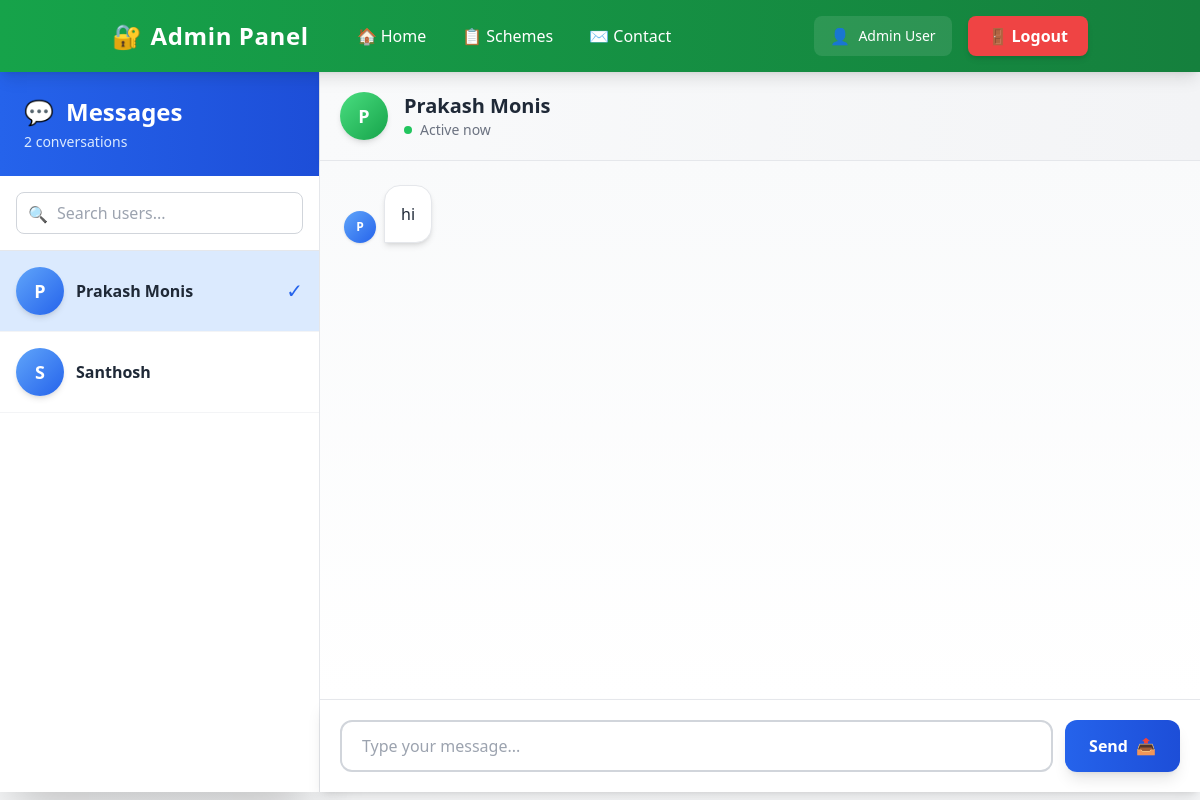
The app's page /admin/messages (signed in), older data.
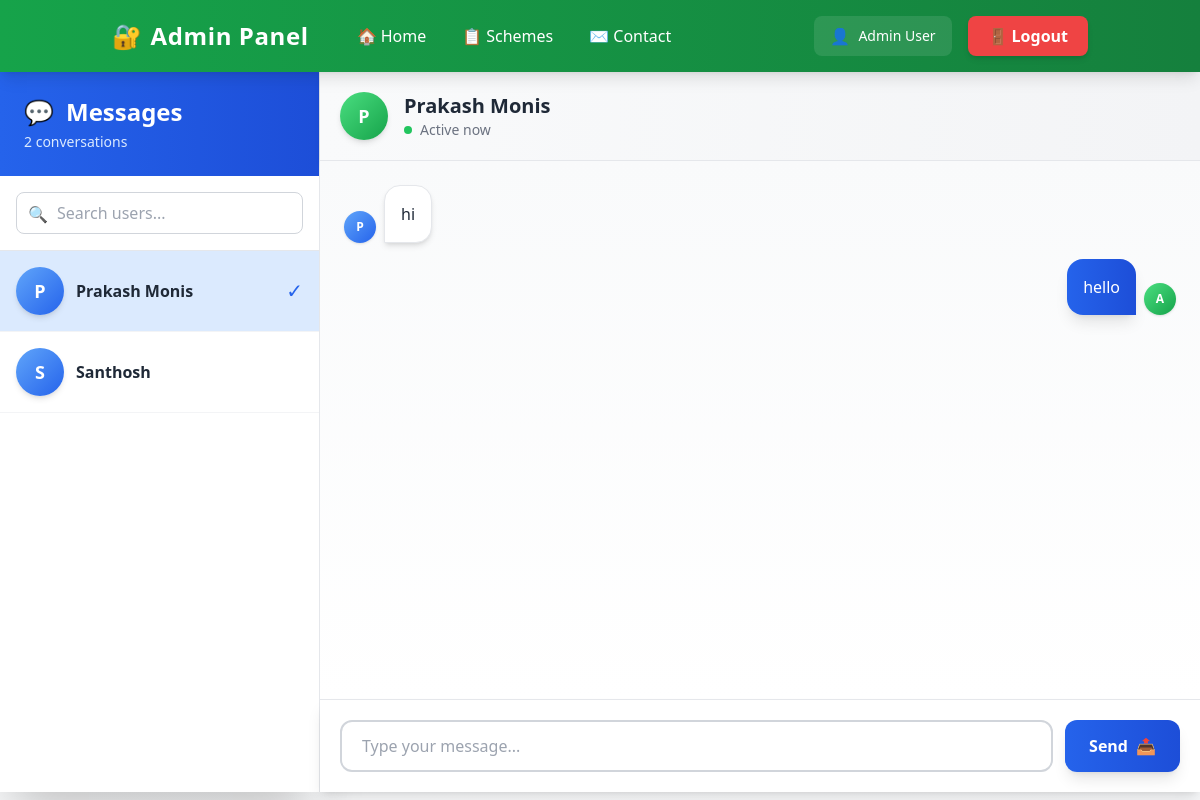
The same page, newer data.
### models.py (models this page shows)
class User(db.Model):
    __tablename__ = "user"
    id = db.Column(db.Integer, primary_key=True)
    name = db.Column(db.String(100), nullable=False)
    email = db.Column(db.String(120), unique=True, nullable=False)
    phone = db.Column(db.String(15), nullable=False)
    password = db.Column(db.String(255), nullable=False)

class ChatMessage(db.Model):
    __tablename__ = "chat_message"
    id = db.Column(db.Integer, primary_key=True)
    user_id = db.Column(db.String(255), nullable=False)  # email or phone or user_id
    sender = db.Column(db.String(50), nullable=False)    # "user" or "admin"
    message = db.Column(db.Text, nullable=False)
    created_at = db.Column(db.DateTime, default=datetime.utcnow)

### admin/routes.py (the view)
@admin_bp.route("/messages", defaults={"user_id": None})
@admin_bp.route("/messages/<user_id>")
@admin_required
def admin_messages(user_id):
    distinct_ids = db.session.query(ChatMessage.user_id).distinct().all()
    users = []
    for uid in distinct_ids:
        u = User.query.get(uid[0])
        users.append({
            "id": uid[0],
            "name": u.name if u else f"User {uid[0]}"
        })
    if user_id is None:
        if len(users) > 0:
            user_id = users[0]["id"]
        else:
            return render_template("admin/messages.html", users=[], messages=[])
    current_user = User.query.get(user_id)
    user_name = current_user.name if current_user else f"User {user_id}"
    messages = ChatMessage.query.filter_by(user_id=user_id)\
                                .order_by(ChatMessage.created_at)\
                                .all()
    return render_template(
        "admin/messages.html",
        users=users,
        messages=messages,
        user_id=user_id,
        user_name=user_name
    )

### admin/routes.py (called while the page is built)
def admin_required(f):
    @wraps(f)
    def wrapper(*args, **kwargs):
        if not session.get("admin_logged_in"):
            return redirect(url_for("admin.admin_login"))
        return f(*args, **kwargs)
    return wrapper

### admin/templates/admin/messages.html (shortened to what this page needs)
<!DOCTYPE html>
<html>
<head>
    <script src="https://cdn.tailwindcss.com"></script>
</head>
<body class="bg-gradient-to-br from-gray-50 to-gray-100">
{% include 'admin/navbar.html' %}
<div class="h-[calc(100vh-80px)] flex">
    <div class="w-80 bg-white shadow-2xl flex flex-col border-r border-gray-200">
        <div class="p-6 bg-gradient-to-r from-blue-600 to-blue-700 text-white">
            <h2 class="text-2xl font-bold flex items-center">
                <span class="mr-3">💬</span> Messages
            </h2>
            <p class="text-sm text-blue-100 mt-1">{{ users|length }} conversations</p>
        </div>
        <div class="p-4 border-b border-gray-200">
            <div class="relative">
                <input type="text" id="searchUsers" placeholder="Search users..."
                       class="w-full px-4 py-2 pl-10 border border-gray-300 rounded-lg focus:ring-2 focus:ring-blue-500 focus:border-transparent">
                <span class="absolute left-3 top-2.5 text-gray-400">🔍</span>
            </div>
        </div>
        <div class="flex-1 overflow-y-auto">
            <ul id="userList">
                {% for user in users %}
                <li class="border-b border-gray-100 hover:bg-blue-50 transition-colors duration-200 {% if user.id == user_id %}bg-blue-100{% endif %}" data-user-name="{{ user.name }}">
                    <a href="{{ url_for('admin.admin_messages', user_id=user.id) }}"
                       class="block p-4">
                        <div class="flex items-center space-x-3">
                            <div class="w-12 h-12 bg-gradient-to-br from-blue-400 to-blue-600 rounded-full flex items-center justify-center text-white font-bold text-lg shadow-md">
                                {{ user.name[0].upper() }}
                            </div>
                            <div class="flex-1 min-w-0">
                                <p class="font-semibold text-gray-800 truncate">{{ user.name }}</p>
                            </div>
                            {% if user.id == user_id %}
                            <span class="text-blue-600 text-xl">✓</span>
                            {% endif %}
                        </div>
                    </a>
                </li>
                {% endfor %}
            </ul>
        </div>
    </div>
    <div class="flex-1 flex flex-col bg-white">
        <div class="bg-gradient-to-r from-gray-50 to-gray-100 p-5 shadow-md border-b border-gray-200">
            <div class="flex items-center space-x-4">
                <div class="w-12 h-12 bg-gradient-to-br from-green-400 to-green-600 rounded-full flex items-center justify-center text-white font-bold text-lg shadow-md">
                    {{ user_name[0].upper() if user_name else '?' }}
                </div>
                <div>
                    <h3 class="text-xl font-bold text-gray-800">{{ user_name if user_name else 'Select a user' }}</h3>
                    <p class="text-sm text-gray-500 flex items-center">
                        <span class="w-2 h-2 bg-green-500 rounded-full mr-2"></span>
                        Active now
                    </p>
                </div>
            </div>
        </div>
        <div class="flex-1 overflow-y-auto p-6 space-y-4 bg-gradient-to-b from-gray-50 to-white" id="messageContainer">
            {% if messages %}
                {% for m in messages %}
                    {% if m.sender == 'user' %}
                        <div class="flex items-end space-x-2 animate-fade-in">
                            <div class="w-8 h-8 bg-gradient-to-br from-blue-400 to-blue-600 rounded-full flex items-center justify-center text-white font-bold text-xs shadow">
                                {{ user_name[0].upper() if user_name else 'U' }}
                            </div>
                            <div class="bg-white p-4 rounded-2xl rounded-bl-none shadow-md max-w-lg border border-gray-200">
                                <p class="text-gray-800">{{ m.message }}</p>
                            </div>
                        </div>
                    {% else %}
                        <div class="flex items-end justify-end space-x-2 animate-fade-in">
                            <div class="bg-gradient-to-r from-blue-600 to-blue-700 text-white p-4 rounded-2xl rounded-br-none shadow-lg max-w-lg">
                                <p>{{ m.message }}</p>
                            </div>
                            <div class="w-8 h-8 bg-gradient-to-br from-green-400 to-green-600 rounded-full flex items-center justify-center text-white font-bold text-xs shadow">
                                A
                            </div>
                        </div>
                    {% endif %}
                {% endfor %}
            {% endif %}
        </div>
        {% if user_id %}
        <form method="POST"
              action="{{ url_for('admin.admin_send_message', user_id=user_id) }}"
              class="p-5 bg-white flex gap-3 border-t border-gray-200 shadow-lg">
            <input name="message" required
                   placeholder="Type your message..."
                   class="flex-1 border-2 border-gray-300 rounded-xl px-5 py-3 focus:ring-2 focus:ring-blue-500 focus:border-blue-500 transition-all duration-300"/>
            <button type="submit" class="px-6 py-3 bg-gradient-to-r from-blue-600 to-blue-700 text-white rounded-xl hover:from-blue-700 hover:to-blue-800 transition-all duration-300 font-semibold shadow-lg hover:shadow-xl flex items-center space-x-2">
                <span>Send</span>
                <span>📤</span>
            </button>
        </form>
        {% else %}
        <div class="p-5 bg-gray-50 border-t border-gray-200 text-center text-gray-500">
            Select a user to start messaging
        </div>
        {% endif %}
    </div>
</div>
</body>
</html>

### admin/templates/admin/navbar.html (shortened to what this page needs)
<nav class="bg-gradient-to-r from-green-600 to-green-700 text-white shadow-lg sticky top-0 z-50">
    <div class="container mx-auto px-6 py-4">
        <div class="flex items-center justify-between">
            <div class="flex items-center space-x-8">
                <h1 class="text-2xl font-bold tracking-wide flex items-center">
                    <span class="mr-2">🔐</span> Admin Panel
                </h1>
                <div class="hidden md:flex items-center space-x-1">
                    <a href="/admin/dashboard" class="px-4 py-2 rounded-lg hover:bg-white/10 transition-all duration-300 font-medium flex items-center">
                        <span class="mr-1">🏠</span> Home
                    </a>
                    <a href="/admin/schemes" class="px-4 py-2 rounded-lg hover:bg-white/10 transition-all duration-300 font-medium flex items-center">
                        <span class="mr-1">📋</span> Schemes
                    </a>
                    <a href="/admin/messages" class="px-4 py-2 rounded-lg hover:bg-white/10 transition-all duration-300 font-medium flex items-center">
                        <span class="mr-1">✉️</span> Contact
                    </a>
                </div>
            </div>
            <div class="flex items-center space-x-4">
                <div class="hidden sm:flex items-center bg-white/10 px-4 py-2 rounded-lg">
                    <span class="mr-2">👤</span>
                    <span class="text-sm font-medium">Admin User</span>
                </div>
                <a href="/admin/logout" class="bg-red-500 px-5 py-2 rounded-lg hover:bg-red-600 transition-all duration-300 font-semibold shadow-md hover:shadow-lg flex items-center">
                    <span class="mr-1">🚪</span> Logout
                </a>
            </div>
        </div>
    </div>
</nav>

Row changes from the older to the newer data that the page shows:
added ChatMessage: message "hello"
